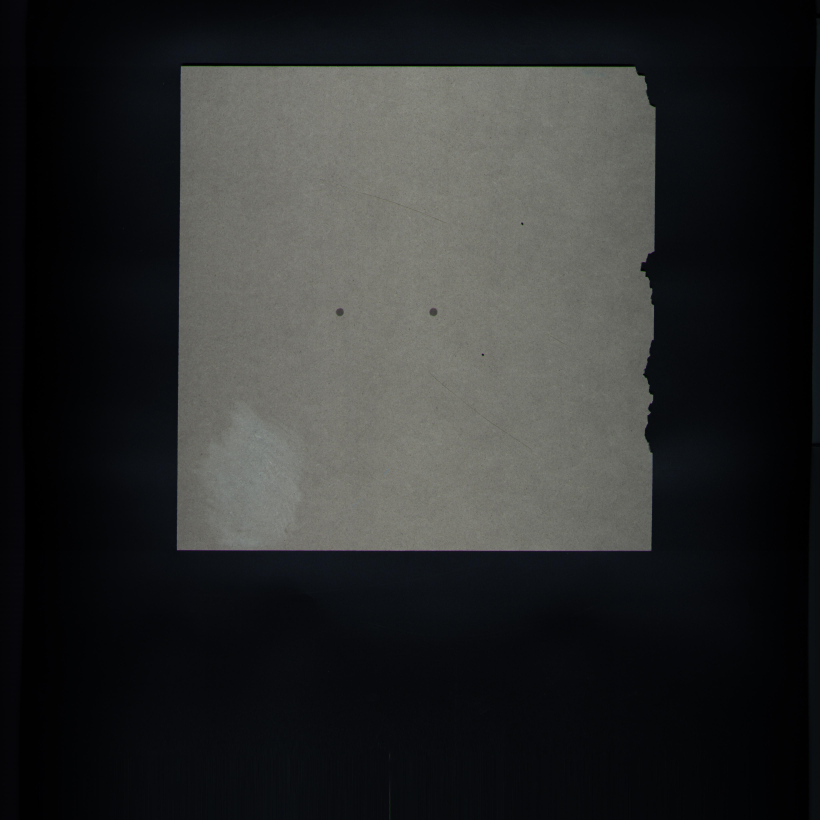
#> input picture testImages/20200107154223.jpg, 4096 x 4096 px (shown at 1/5 size); its folder holds only this picture in this run
$ python -i pretreatment.py   (imports and definitions only)
#> lines starting #> are read from the running program, lines starting #| are printed output that depends on the picture; after the words box and inside, x2 and y2 are one past the last pixel; in counts of white or black regions, pixels touching at a corner belong together
#> further down, picture is the input picture: shape (4096, 4096, 3); mean B, G, R 45, 45.2, 44.1
import cv2 as cv
import numpy as np
import os,traceback

from matplotlib import pyplot as plt
# [34 lines left out: functions listdir, contours_demo_1, edge_demo, not called in this run]
def threshold_demo(image):
    ret, binary = cv.threshold(image,0, 255, cv.THRESH_BINARY | cv.THRESH_OTSU)
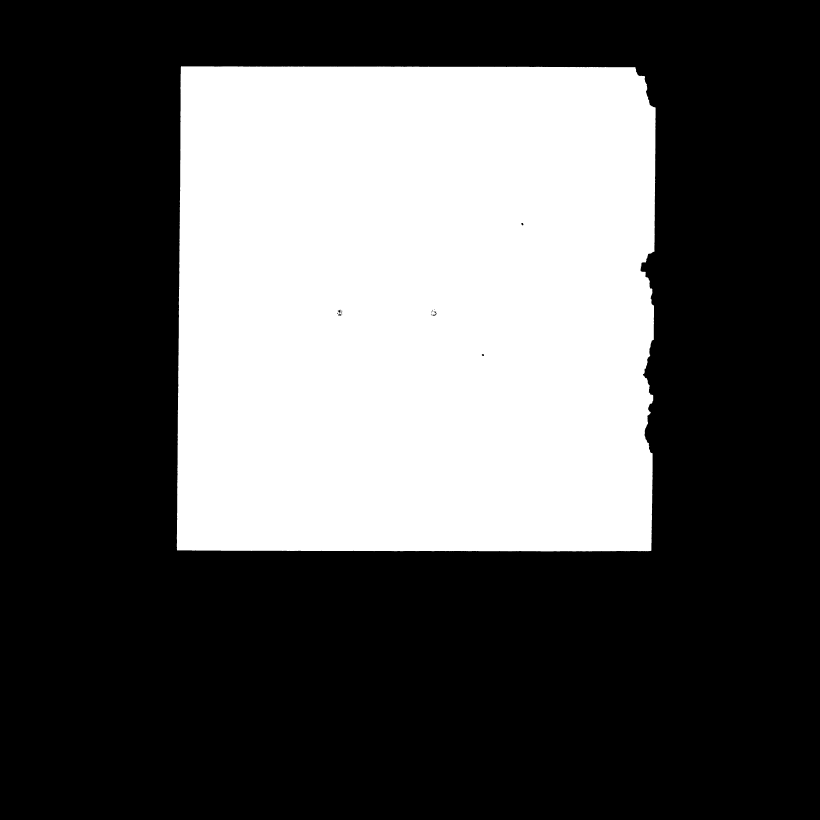
#> binary: shape (4096, 4096) (shown at 1/5 size); 34.1% white; 2 white regions (1 under 20 px), largest, box (x1, y1, x2, y2) and area: (884, 331, 3278, 2757) 5717083
#> ret = 60
#> in close_demo, `binary = cv.morphologyEx(image, cv.MORPH_CLOSE, kernel)`: binary: shape (4096, 4096); 34.1% white; 1 white region

    return binary
def contours_demo(image,p_image):
    ii=0
    image_2=p_image
    area_1=[]
    mask_3=[]
    contour_1=[]
    heriachy=[]
    contours,heriachy = cv.findContours(image, cv.RETR_TREE , cv.CHAIN_APPROX_SIMPLE)
#> contours = 1 contour; box (x1, y1, x2, y2) and area: (884, 331, 3278, 2757) 5714100; heriachy = [[-1, -1, -1, -1]]

    for i,contour in enumerate(contours):
        # cv.drawContours(p_image, contours, i, (0, 0, 255), 1)
        # cv.drawContours(p_image, contours, i, (0, 0,255), 1)
        area=cv.contourArea(contour)
        area_1.append(area)
#> this loop made 1 pass
#> area on pass 1: 5714100.5
#> after the loop, area_1 = [5714100.5]

    area_index=area_1.index(max(area_1))
#> area_index = 0
    try:
        for abc in heriachy:
            for i in range(len(abc)):
                if abc[i][3] ==-1 and i==area_index:
                    contour_1.append(contours[i])
#> this loop made 1 pass
#> after the loop, contour_1 has the same summary as contours
    except TypeError:
        traceback.format_exc()
        return [[0,0,0],[0,0,0],[0,0,0],[0,0,0]]
    color = [255]
    stencil = np.zeros(image.shape).astype(image.dtype)
    stencil_1 = cv.fillPoly(stencil, contour_1, color)
    mask_3 = cv.merge([stencil_1, stencil_1, stencil_1])
#> mask_3: shape (4096, 4096, 3); 34.1% white; 1 white region, box (x1, y1, x2, y2) and area: (884, 331, 3278, 2757) 5718927
    result = cv.bitwise_and(image_2, mask_3)
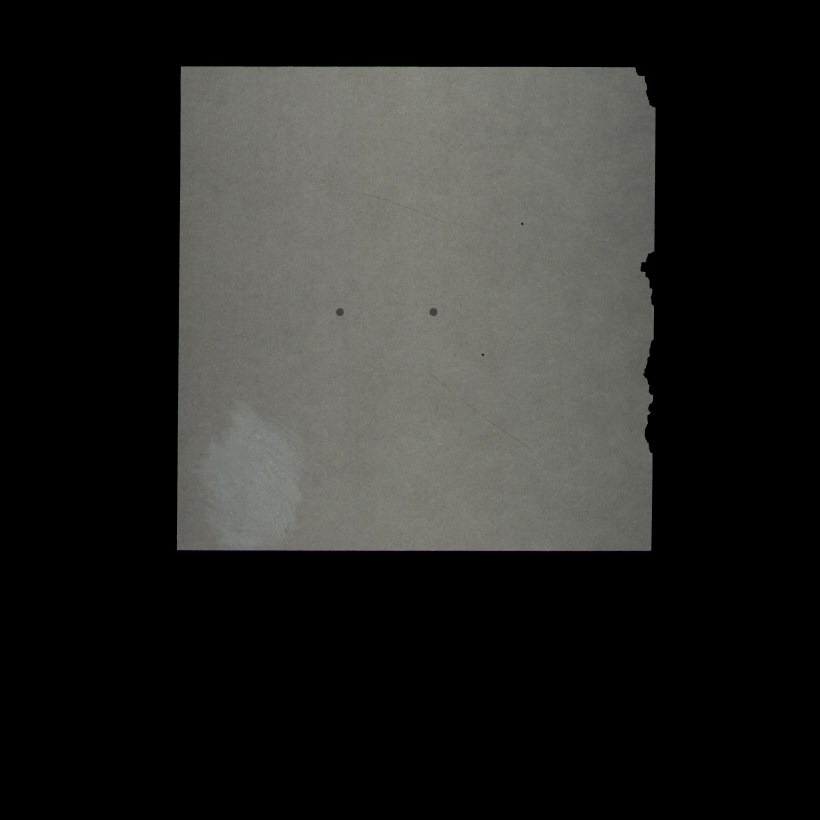
#> result: shape (4096, 4096, 3) (shown at 1/5 size); mean B, G, R 37.2, 39.5, 39.3
    # result =cv.drawContours(result, contour_1, 0, (0, 0, 255), 15)
    # cv.imshow("da", result)
    return result

# [9 lines left out: functions dilate_demo, edge, not called in this run]
def close_demo(image):
    # [4 lines of commented-out code are left out]
    kernel = cv.getStructuringElement(cv.MORPH_RECT, (15, 15))
    binary = cv.morphologyEx(image, cv.MORPH_CLOSE, kernel)
    return binary
def pre_treatment(image):
    blurred = cv.bilateralFilter(image, 1, 100, 15)  #双边滤波
    # b = cv.cvtColor(blurred, cv.COLOR_BGR2GRAY)
    b, g, r = cv.split(blurred)       #灰度化
    b_bin = threshold_demo(b)
    close_d = close_demo(b_bin)
    # edge111 = edge_demo(close_d)
    # dilate = dilate_demo(edge111)
    result = contours_demo(close_d, image)
    return result
# [7 lines not run here, left out]
        # [20 lines of commented-out code are left out]

>>> import cv2
>>> picture = cv2.imread('../testImages/20200107154223.jpg')
>>> result = pre_treatment(picture)
